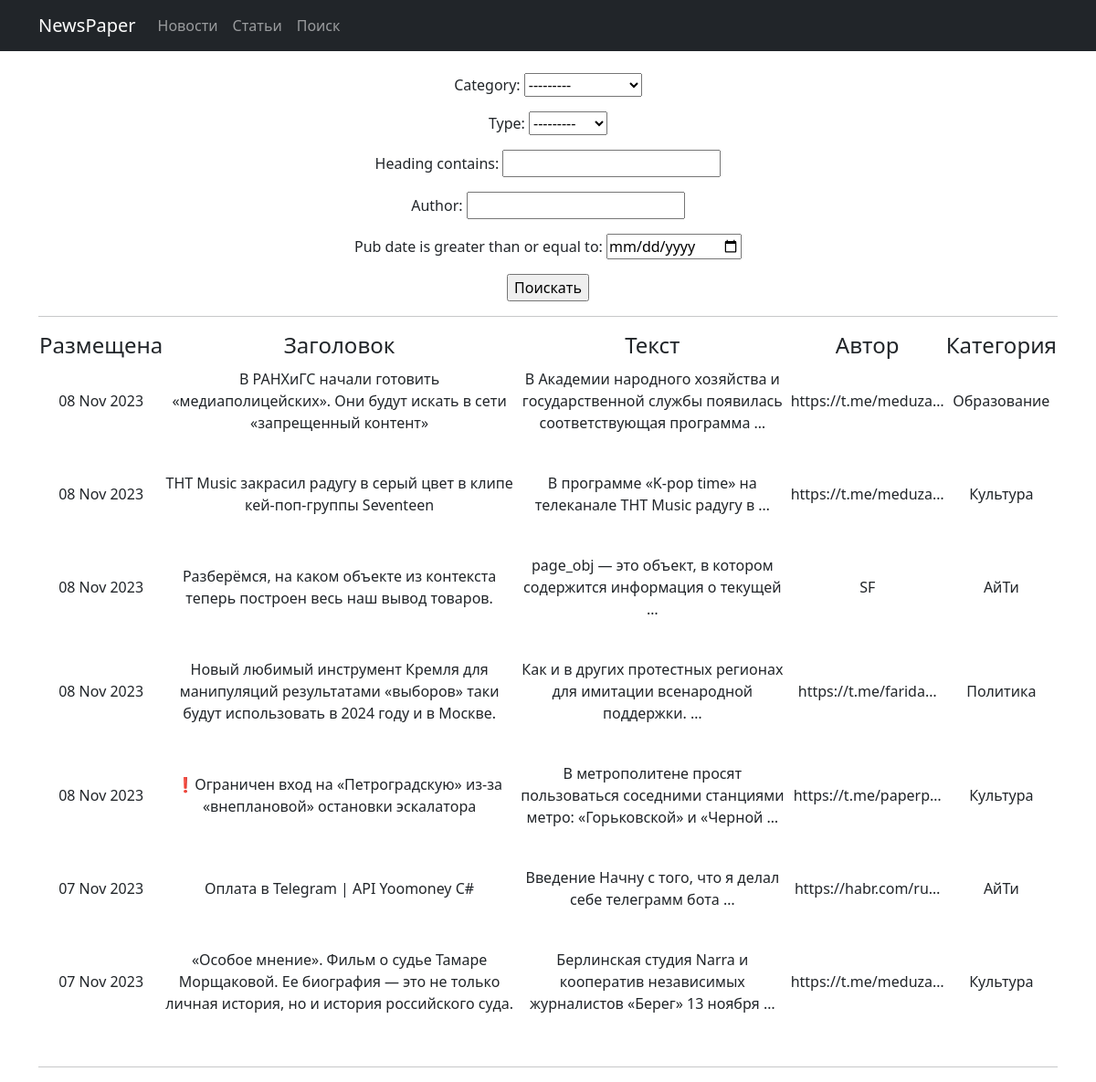
The page /news/search/ on the database as committed earlier.
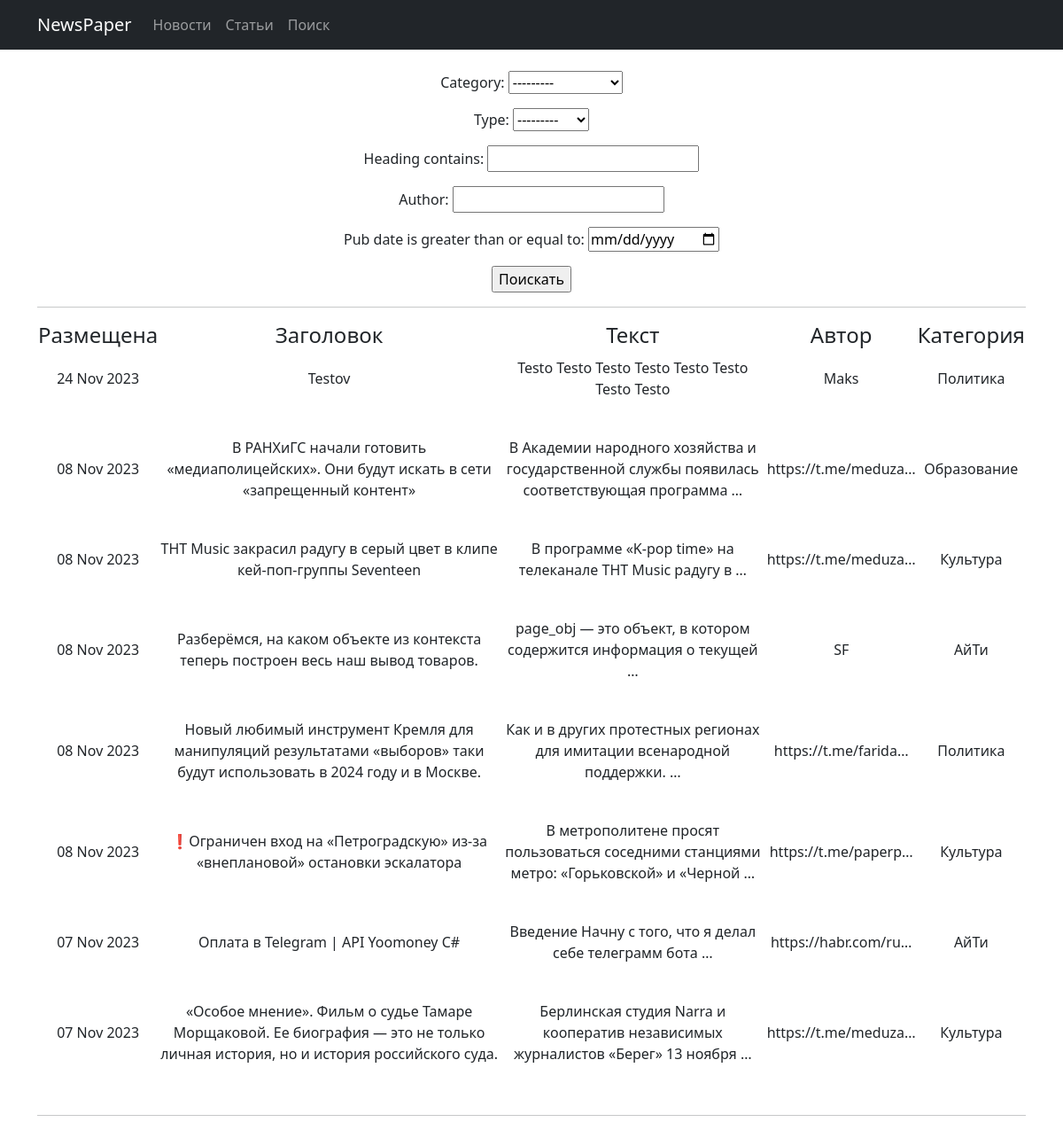
The same page on the database as committed later.
### NewsPaper/models.py (models this page shows, shortened)
class News(models.Model):
    article = 'AR'
    news = 'NW'
    SELECT = [(article, 'статья'), (news, 'новость')]
    heading = models.CharField(max_length=150, unique=True)
    text = models.TextField(unique=True)
    category = models.ForeignKey(to='Category', on_delete=models.CASCADE, related_name='news')
    author = models.CharField(max_length=255)
    pub_date = models.DateTimeField(auto_now_add=True)
    type = models.CharField(max_length=2, choices=SELECT)

class Category(models.Model):
    name = models.CharField(max_length=30, unique=True)
    subscribers = models.ManyToManyField(User, blank=True,  null=True, related_name='categories')
    def __str__(self):
        return self.name

### NewsPaper/views.py (the view)
# urls.py: path('search/', SearchView.as_view(), name='search'),
class SearchView(ListView):
    model = News
    ordering = '-pub_date'
    template_name = 'search.html'
    context_object_name = 'news'
    def get_context_data(self, **kwargs):
        context = super().get_context_data(**kwargs)
        context['filterset'] = self.filterset
        return context
    def get_queryset(self):
        queryset = super().get_queryset()
        self.filterset = NewsFilter(self.request.GET, queryset)
        return self.filterset.qs

### NewsPaper/templatetags/custom_filters.py (called while the page is built)
@register.filter()
def b_dictionary(value):
    for word in bullshit_dictionary:
        if word.lower() in value.lower():
            value = value.replace(word[2:], '*' * len(word))
    return value

### templates/search.html (shortened to what this page needs)
{% extends 'flatpages/default.html' %}
{% load custom_filters %}
{% load custom_tags %}
{% block content %}
<br>
    <form action="" method="get">
        {{ filterset.form.as_p }}
        <input type="submit" value="Поискать" />
    {% if news %}
    <br>
    <hr>
        <table>
            <tr>
                <td><h4>Размещена</h4></td>
                <td><h4>Заголовок</h4></td>
                <td><h4>Текст</h4></td>
                <td><h4>Автор</h4></td>
                <td><h4>Категория</h4></td>
            </tr>
            {% for n in news %}
            <tr>
                <td><p>{{ n.pub_date|date:'d M Y' }}<br /><br /></p></td>
                <td><p>{{ n.heading|b_dictionary }}<br /><br /></p></td>
                <td><p>{{ n.text|b_dictionary|truncatewords:10 }}<br /><br /></p></td>
                <td><p>{{ n.author|truncatechars:20 }}<br /><br /></p></td>
                <td><p>{{ n.category.name }}<br /><br /></p></td>
            </tr>
            {% endfor %}
        </table>
    <hr>
    {% else %}
        <h2>Сегодня без думскроллинга 🤖</h2>
    {% endif %}
{% endblock content %}

Rows that differ between the two databases and show on the page:
added News: pub_date "24 Nov 2023", heading|b_dictionary "Testov", text|b_dictionary "Testo Testo Testo Testo Testo Testo Testo Testo", author "Maks", category.name "Политика"
